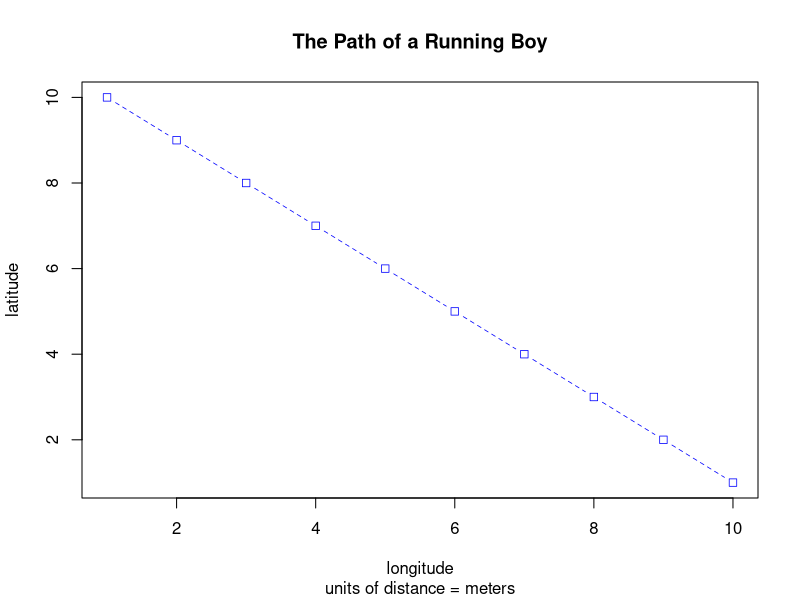
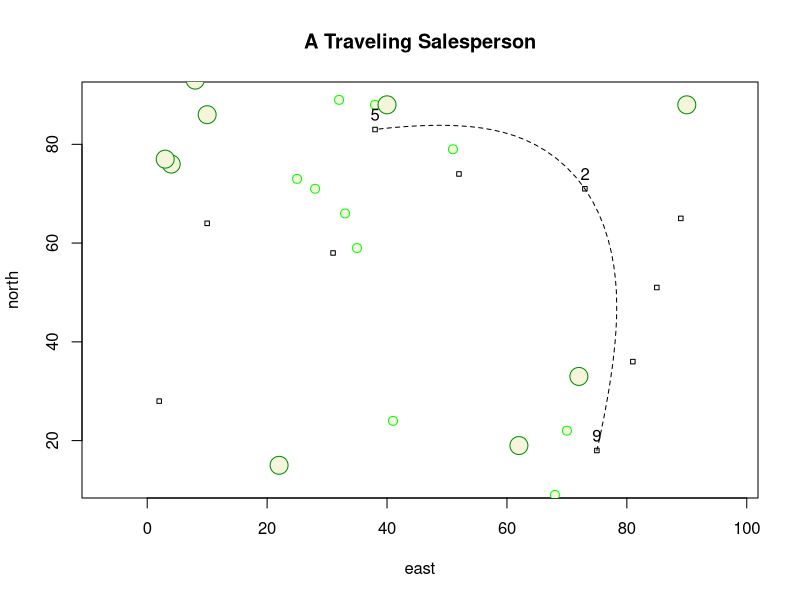
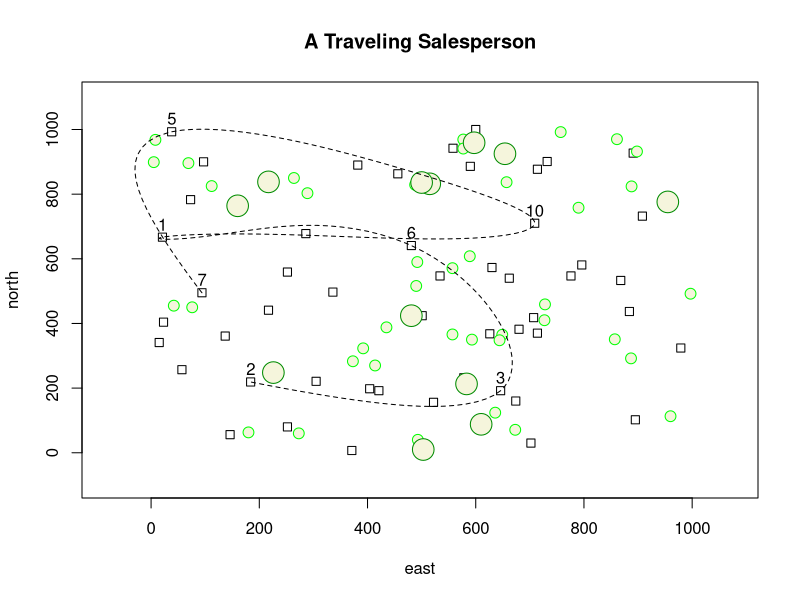

Recreate these plots in R, in order.
setwd("~/Desktop/data-science/data")

# A simple plot

x <- 1:10
y <- 10:1
plot(x, y, type = "b", main = "The Path of a Running Boy", 
     sub = "units of distance = meters", 
     xlab = "longitude", 
     ylab = "latitude",
     lty = 2,
     lwd = .75,
     col = "blue",
     pch = 0,
     cex = 1)

###############################################################################

# A more complicated plot using a Data Frame

# Initialize x & y
x <- 1:100
y <- 1:100

# Randomy select from x & y and replace result
east <- sample(x, size = 10, replace = TRUE)
north <- sample(y, size = 10, replace = TRUE)

# Repeat length of each square 0.75 ten times or once per square
symbols(east, north, squares = rep(.75,10), inches = FALSE)

# 10 small trees
symbols(sample(x, 10, replace = TRUE), 
        sample(y, 10, replace = TRUE), 
        circles = rep(.75,10), 
        inches = FALSE,
        fg = "green1",
        bg = "beige",
        add = TRUE)

# 10 large trees
symbols(sample(x, 10, replace = TRUE), 
        sample(y, 10, replace = TRUE), 
        circles = rep(1.5,10), 
        inches = FALSE,
        fg = "green4",
        bg = "beige",
        add = TRUE)

# Create a data frame
dwellings <- cbind.data.frame(id = 1:10, east, north)

# Sample 3 dwellings along our path
locs <- sample(1:10, 3, replace = FALSE)

# lines(x = dwellings[locs, 2], # Easterly coordinate
#       y = dwellings[locs, 3], # Northernly coordinate
#       lty = 2,
#       lwd = .75,
#       col = "blue")
# Annotate all houses
# text(x = dwellings$east,
#      y = dwellings$north+3,
#      labels = dwellings$id)

# Only annotate houses we visit
text(x = dwellings[locs, ]$east, 
     y = dwellings[locs, ]$north + 3,
     labels = dwellings[locs, ]$id)

# Make the walking path more realistic
xspline(x = dwellings[locs, 2], # Easterly coordinate
        y = dwellings[locs, 3], # Northernly coordinate
        shape = -1,
        lty = 2)

# Add a title to the plot
title(main="A Traveling Salesperson")

###############################################################################

# Challenge Question

# Create x & y and allow them to attain values between 1 & 1000
x <- 1:1000
y <- 1:1000

# Randomy select from x & y and replace result
east <- sample(x, size = 50, replace = TRUE)
north <- sample(y, size = 50, replace = TRUE)

# Repeat length of each square 15 fifty times or once per square
symbols(east, north, squares = rep(15,50), inches = FALSE)

# 40 small trees
symbols(sample(x, 40, replace = TRUE), 
        sample(y, 40, replace = TRUE), 
        circles = rep(10,40), 
        inches = FALSE,
        fg = "green1",
        bg = "beige",
        add = TRUE)

# 12 large trees
symbols(sample(x, 12, replace = TRUE),
        sample(y, 12, replace = TRUE),
        circles = rep(20,12),
        inches = FALSE,
        fg = "green4",
        bg = "beige",
        add = TRUE)

# Create a data frame
dwellings <- cbind.data.frame(id = 1:10, east, north)

# Sample 7 dwellings along our path
locs <- sample(1:10, 7, replace = FALSE)

# Only annotate houses we visit
text(x = dwellings[locs, ]$east, 
     y = dwellings[locs, ]$north + 40,
     labels = dwellings[locs, ]$id)

# Make the walking path more realistic
xspline(x = dwellings[locs, 2], # Easterly coordinate
        y = dwellings[locs, 3], # Northernly coordinate
        shape = -1,
        lty = 2)

# Add a title to the plot
title(main="A Traveling Salesperson")